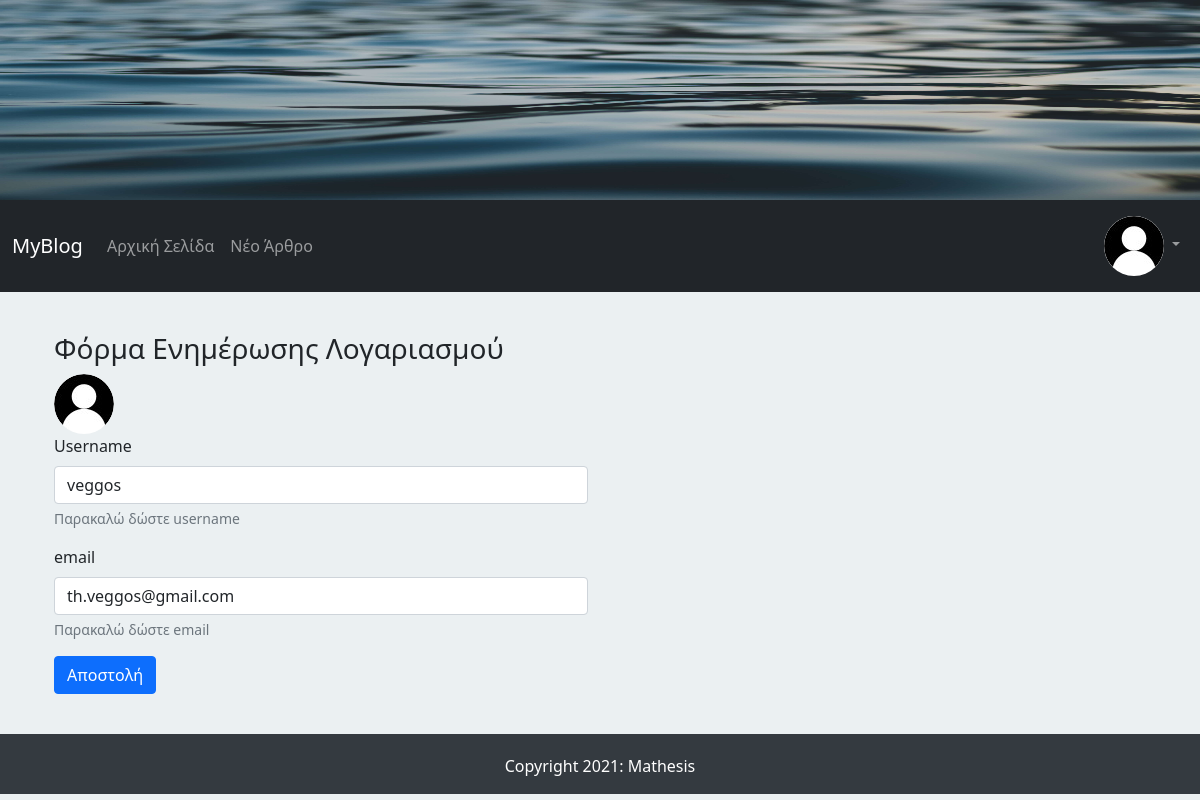
The app's page /account/ (signed in) with its own data.
### FlaskBlogApp/models.py (models this page shows, shortened)
class User(db.Model, UserMixin): # UserMixin extends class to flask-login capabilities
    id = db.Column(db.Integer, primary_key=True)
    username = db.Column(db.String(15), unique=True, nullable=False)
    email = db.Column(db.String(150), unique=True, nullable=False)
    password = db.Column(db.String(36), nullable=False)
    profile_image = db.Column(db.String(30), default='default_profile_image.jpg')
    articles = db.relationship('Article', backref='author', lazy=True) # Article - relationship with the model not the table

### FlaskBlogApp/routes.py (the view)
@app.route("/account/", methods=["GET", "POST"])
@login_required # User must login to see this page
def account():
    form = AccountUpdateForm(username=current_user.username, email=current_user.email)
    if request.method == "POST" and form.validate_on_submit():
        current_user.username = form.username.data
        current_user.email = form.email.data
        db.session.commit()
        flash(f"Ο λογαριασμός του χρήστη <b>{current_user.username}</b> ενημερώθηκε με επιτυχία", "success")
        return redirect(url_for('root'))
    return render_template("account_update.html", form=form)

### FlaskBlogApp/forms.py (shortened to what this page needs)
class AccountUpdateForm(FlaskForm):
   username = StringField(label='Username',
                           validators=[
                              DataRequired(message="Αυτό το πεδίο δεν μπορεί να είναι κενό"),
                              Length(min=3, max=15, message="Αυτό το πεδίο πρέπει να είναι από 3 έως 15 χαρακτήρες")
                           ]
                          )
   email = StringField(label="email",
                        validators=[
                              DataRequired(message="Αυτό το πεδίο δεν μπορεί να είναι κενό"),
                              Email(message="Παρακαλώ εισάγετε ένα σωστό email"),
                        ]
                      )
   submit = SubmitField(label="Αποστολή")

### FlaskBlogApp/models.py (called while the page is built)
@login_manager.user_loader
def load_user(user_id):
    return User.query.get(int(user_id))

### FlaskBlogApp/templates/account_update.html (shortened to what this page needs)
{% extends "base.html" %}
{% block content %}
    <div class="container login-container">
        <div class="row">
            <div class="col-md-6 login-form-1">
                <h3>Φόρμα Ενημέρωσης Λογαριασμού</h3>
                <img  class="rounded-circle navbar-profile_image" src="{{ url_for('static', filename='images/profiles_images/'+current_user.profile_image) }}" alt="{{ current_user.username }}"
                data-holder-rendered="true" data-bs-toggle="tooltip" data-bs-placement="top"
                title="{{ current_user.username }}">
                <form action="#" method="POST">
                    <div class="mb-3">
                        {{ form.username.label(class="form-label") }}
                        {{ form.username(class="form-control", required=False) }}
                        <div id="usernameHelp" class="form-text">
                            Παρακαλώ δώστε username
                        </div>
                    </div>
                    <div class="mb-3">
                        {{ form.email.label(class="form-label") }}
                        {{ form.email(class="form-control", required=False) }}
                        <div id="emailHelp" class="form-text">
                            Παρακαλώ δώστε email
                        </div>
                    </div>
                    <div class="mb-3">
                        {{ form.submit(class="btn btn-primary") }}
                    </div>
                </form>
            </div>
        </div>
    </div>
{% endblock content %}

### FlaskBlogApp/templates/navbar.html (shortened to what this page needs)
<nav class="navbar navbar-expand-lg navbar-dark bg-dark">
    <div class="container-fluid">
      <a class="navbar-brand" href="/">MyBlog</a>
      <div class="collapse navbar-collapse" id="navbarNav">
        <ul class="navbar-nav me-auto mb-2 mb-lg-0">
          <li class="nav-item">
            <a class="nav-link" aria-current="page" href="/">Αρχική Σελίδα</a>
          </li>
          <li class="nav-item">
            <a class="nav-link" href="/new_article/">Νέο Άρθρο</a>
          </li>
        </ul>
        <ul class="nav navbar-nav navbar-right">
          {% if current_user.is_authenticated %}
            <li class="nav-item dropdown">
              <a class="nav-link dropdown-toggle" href="#" id="navbarDropdown" role="button" data-bs-toggle="dropdown" aria-expanded="false">
                <img  class="rounded-circle navbar-profile_image" src="{{ url_for('static', filename='images/profiles_images/'+current_user.profile_image) }}" alt="{{ current_user.username }}"
                data-holder-rendered="true" data-bs-toggle="tooltip" data-bs-placement="top"
                title="{{ current_user.username }}">
              </a>
            </li>
          {% endif %}
        </ul>
      </div>
    </div>
  </nav>

### FlaskBlogApp/static/css/styles.css (style rules this page uses)
body { background: rgba(217, 226, 231, 0.5); }
.container { margin-top: 20px; }
.row { margin-top: 20px; }

### records on screen
User: profile_image (placeholder picture), username "veggos", email "th.veggos@gmail.com"
